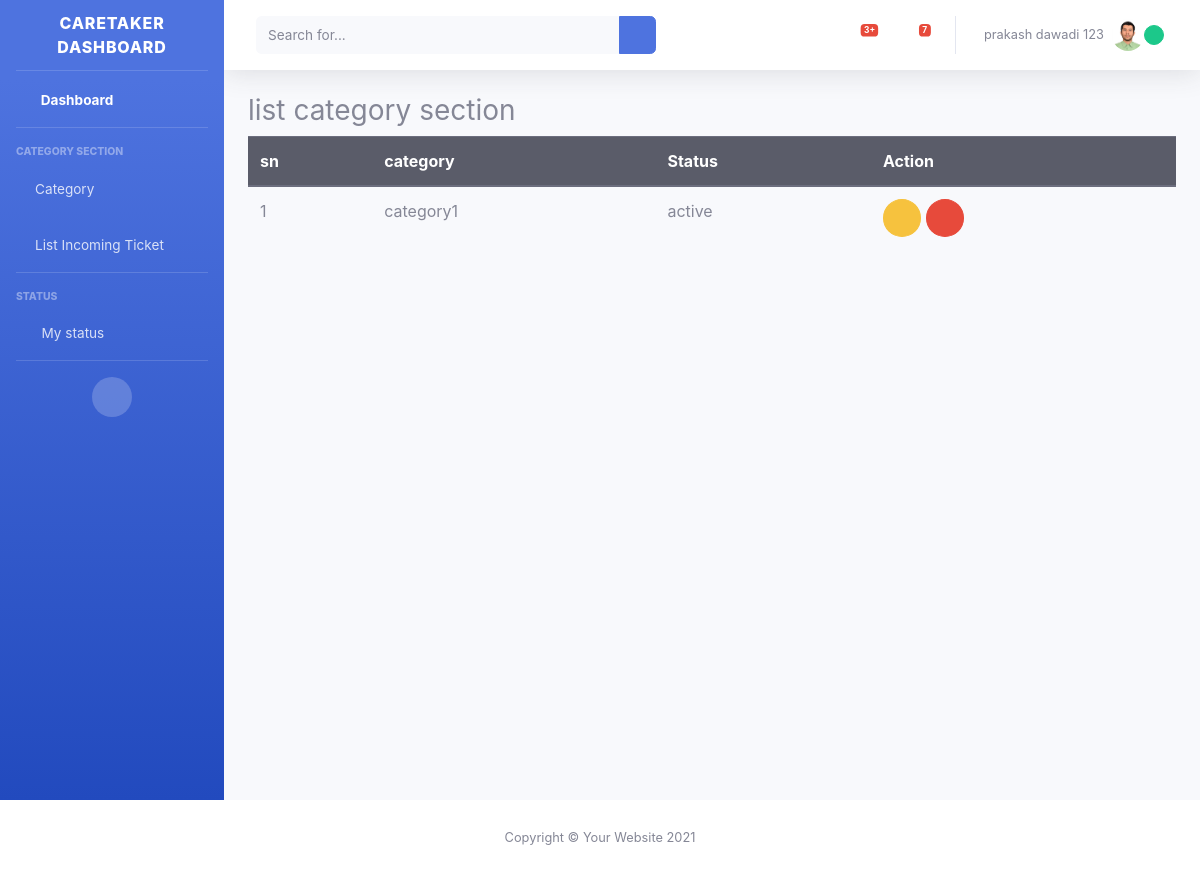
Before: /user/caretaker/list-category (signed in) with the older database file.
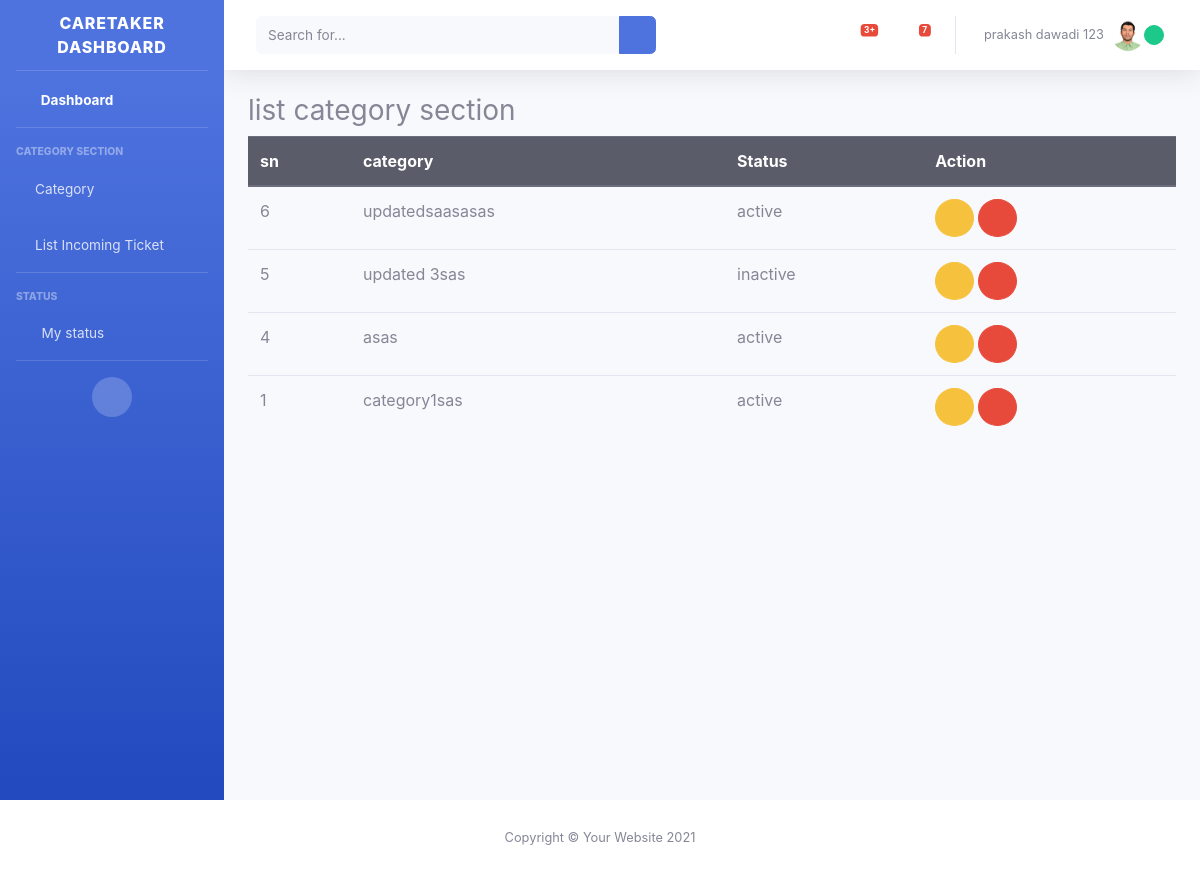
After: the same page with the newer database file.
### myUser/models.py (models this page shows, shortened)
class User(AbstractBaseUser):
    email = models.EmailField(unique=True,verbose_name='Email')
    name = models.CharField(max_length=20)
    address = models.CharField(max_length=30)
    phone_no = models.CharField(max_length=10)
    image = models.ImageField(upload_to='user/',null=True,blank=False)
    caretaker_status = models.CharField(max_length=9,choices=status,null=True,blank=True)
    is_customer = models.BooleanField(default=False)
    is_Caretaker = models.BooleanField(default=False)
    is_active = models.BooleanField(default=True)
    is_admin= models.BooleanField(default=False)
    created_at=models.DateTimeField(auto_now_add=True)
    updated_at=models.DateTimeField(auto_now=True)
    objects = UserManager()
    USERNAME_FIELD = 'email'
    REQUIRED_FIELDS  = ['name','address','phone_no']

### Category/models.py (models this page shows, shortened)
class Category(models.Model):
    category = models.CharField(unique=True,max_length=20)
    created_by = models.ForeignKey(User,related_name='created_by_user', on_delete=models.CASCADE,blank=True,null=True)
    updated_by = models.ForeignKey(User, related_name='updated_by_user',on_delete=models.CASCADE,blank=True,null=True)
    status=models.CharField(max_length=8,choices=status,default=status[0][0])
    created_at = models.DateTimeField(auto_now_add=True)
    updated_at = models.DateTimeField(auto_now=True)
    class Meta:
        ordering = ['updated_at']

### Category/views.py (the view)
# urls.py: path('caretaker/list-category', views.listCategory, name='list_category'),
@login_required(login_url='caretakerlogin')
def listCategory(request):
    category = Category.objects.all().order_by('-id')
    data = {
        'category':category
    }
    return render(request,'caretaker/category/list_category.html',data)

### templates/careTaker/category/list_category.html (shortened to what this page needs)
{% extends '../../caretaker/includes/dashboardhome.html' %}
  {% load static %}
                {% block 'body' %}
                <div class="container-fluid">
                    <div id="dashboardcustomer" >
                        <h3 id="customerDashboard">list category section</h3>
                    </div>
                        <table class="table ">
                            <thead class="thead-dark">
                            <tr>
                                <th  scope="col">sn</th>
                                <th>category</th>
                                <th>Status</th>
                                <th>Action</th>
                            </tr>
                            </thead>
                            <tbody>
                            {% for cats in category %}
                            <tr>
                                <td>{{cats.id}}</td>
                                <td>{{cats.category}}</td>
                                <td>{{cats.status}}</td>
                                <td>
                                    <a href="{% url 'edit_category' cats.id %}" class="btn btn-warning rounded-circle"><i class="fa fa-pen " title="edit" ></i></a>
                                    <form action="{% url 'delete_category' cats.id %}" method="POST" class="d-inline">
                                        <button type="submit" onclick= "return confirm('Are you sure want to delete {{cats.category}} category')" class="btn btn-danger rounded-circle "><i class="fa fa-trash" data-toggle="tooltip"  title="delete"></i></button>
                                    </form>
                                </td>
                            </tr>
                            {% endfor %}
                            </tbody>
                        </table>
                        </div>
            {% endblock %}

### templates/careTaker/includes/dashboardhome.html (shortened to what this page needs)
<!DOCTYPE html>
{% load static %}
<html lang="en">
<head>
    <link rel="stylesheet" href="{% static 'fontawesome/css/all.min.css' %}">
    <link rel="stylesheet" href="{% static 'css/style.css' %}">
    <link href=" {% static 'css/sm-admin2.css' %} " rel="stylesheet">
</head>
<body id="page-top">
    <div id="wrapper">
        {% include 'caretaker/includes/sidebar.html' %}
        <div id="content-wrapper" class="d-flex flex-column">
            <div id="content">
                {% include 'caretaker/includes/topbar.html' %}
                  {% block 'body' %}
                  {% endblock %}
                  </div>
                </div>
            </div>
            <footer class="sticky-footer bg-white">
                <div class="container my-auto">
                    <div class="copyright text-center my-auto">
                        <span>Copyright &copy; Your Website 2021</span>
                    </div>
                </div>
            </footer>
</body>
</html>

### templates/careTaker/includes/sidebar.html (shortened to what this page needs)
        <ul class="navbar-nav bg-gradient-primary sidebar sidebar-dark accordion" id="accordionSidebar">
            <a class="sidebar-brand d-flex align-items-center justify-content-center" href="index.html">
                <div class="sidebar-brand-text mx-3">Caretaker dashboard</div>
            </a>
            <hr class="sidebar-divider my-0">
            <li class="nav-item active">
                <a class="nav-link" href=" {% url 'customerdashboard' %}">
                    <i class="fas fa-fw fa-tachometer-alt"></i>
                    <span>Dashboard</span></a>
            </li>
            <hr class="sidebar-divider">
            <div class="sidebar-heading">
                Category Section
            </div>
            <li class="nav-item">
                <a class="nav-link collapsed" href="#" data-toggle="collapse" data-target="#collapseTwo"
                    aria-expanded="true" aria-controls="collapseTwo">
                    <i class="fas fa-book" aria-hidden="true"></i>
                    <span>Category</span>
                </a>
            </li>
            <li class="nav-item">
                <a class="nav-link collapsed" href="#" data-toggle="collapse" data-target="#collapseUtilities"
                    aria-expanded="true" aria-controls="collapseUtilities">
                    <i class="fas fa-book"></i>
                    <span>List Incoming Ticket </span>
                </a>
            </li>
            <hr class="sidebar-divider">
            <div class="sidebar-heading">
                Status
            </div>
            <li class="nav-item">
                <a class="nav-link collapsed" href="#" data-toggle="collapse" data-target="#collapsePages"
                    aria-expanded="true" aria-controls="collapsePages">
                    <i class="fas fa-fw fa-folder"></i>
                    <span>My status</span>
                </a>
            </li>
            <hr class="sidebar-divider d-none d-md-block">
            <div class="text-center d-none d-md-inline">
                <button class="rounded-circle border-0" id="sidebarToggle"></button>
            </div>
        </ul>

### templates/careTaker/includes/topbar.html (shortened to what this page needs)
 {% load static %}
                <nav class="navbar navbar-expand navbar-light bg-white topbar mb-4 static-top shadow">
                    <form
                        class="d-none d-sm-inline-block form-inline mr-auto ml-md-3 my-2 my-md-0 mw-100 navbar-search">
                        <div class="input-group">
                            <input type="text" class="form-control bg-light border-0 small" placeholder="Search for..."
                                aria-label="Search" aria-describedby="basic-addon2">
                            <div class="input-group-append">
                                <button class="btn btn-primary" type="button">
                                    <i class="fas fa-search fa-sm"></i>
                                </button>
                            </div>
                        </div>
                    </form>
                    <ul class="navbar-nav ml-auto">
                        <li class="nav-item dropdown no-arrow mx-1">
                            <a class="nav-link dropdown-toggle" href="#" id="alertsDropdown" role="button"
                                data-toggle="dropdown" aria-haspopup="true" aria-expanded="false">
                                <span class="badge badge-danger badge-counter">3+</span>
                            </a>
                        </li>
                        <li class="nav-item dropdown no-arrow mx-1">
                            <a class="nav-link dropdown-toggle" href="#" id="messagesDropdown" role="button"
                                data-toggle="dropdown" aria-haspopup="true" aria-expanded="false">
                                <i class="fas fa-envelope fa-fw"></i>
                                <span class="badge badge-danger badge-counter">7</span>
                            </a>
                        </li>
                        <li class="nav-item dropdown no-arrow">
                            <a class="nav-link dropdown-toggle" href="#" id="userDropdown" role="button"
                                data-toggle="dropdown" aria-haspopup="true" aria-expanded="false">
                                <span class="mr-2 d-none d-lg-inline text-gray-600 small">{{user.name}}</span>
                                {% if user.image %}
                                <img class="img-profile rounded-circle"
                                    src="{{MEDIA_URL}}{{user.image.url}}">
                                {% else %}
                                 <img class="img-profile rounded-circle"
                                    src="{% static 'images/default_image.png' %}">
                                {% endif  %}
                                {% if request.user.caretaker_status == "available" %}
                                <span class="mr-2 d-none d-lg-inline text-gray-600 small"><button class="btn btn-sm btn-circle btn-success" style="border-radius:100px;height:20px; width:20px;"></button></span>
                                {% else %}
                                <span class="mr-2 d-none d-lg-inline text-gray-600 small"><button class="btn btn-sm btn-circle btn-danger" style="border-radius:100px;height:20px; width:20px;"></button></span>
                                {%  endif %}
                            </a>
                        </li>
                    </ul>
                </nav>

### static/css/style.css (style rules this page uses)
.navbar { background-color:black; }

Changed rows visible on the page:
added Category: id "6", category "updatedsaasasas", status "active"
added Category: id "5", category "updated 3sas", status "inactive"
added Category: id "4", category "asas", status "active"
changed Category id 1: category "category1" → "category1sas"
